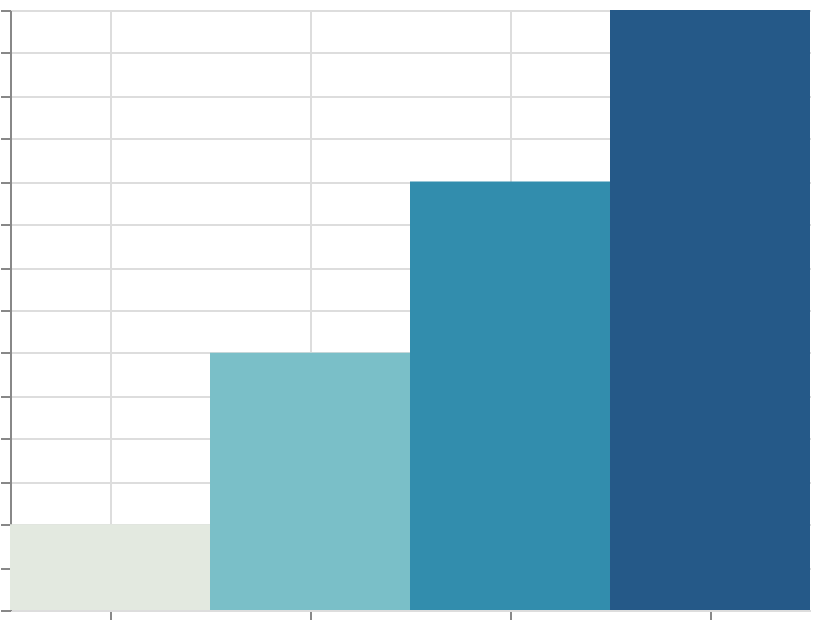

Source (Vega-Lite JSON):
### Vega specification from a JSON file in a GitHub repository (floating-point values rounded to 4 significant figures)
{"$schema": "https://vega.github.io/schema/vega/v6.json", "width": 400, "height": 300, "padding": 5, "autosize": "none", "data": [{"name": "table", "values": [{"cat": "A", "val": 10}, {"cat": "B", "val": 30}, {"cat": "C", "val": 50}, {"cat": "D", "val": 70}]}], "scales": [{"name": "x", "type": "band", "domain": {"data": "table", "field": "cat", "sort": true}, "range": "width"}, {"name": "y", "type": "linear", "domain": {"data": "table", "field": "val"}, "range": [{"signal": "height"}, 0], "zero": true, "nice": true}, {"name": "color", "type": "linear", "domain": {"data": "table", "field": "val"}, "range": {"scheme": "lighttealblue"}}], "marks": [{"type": "rect", "from": {"data": "table"}, "encode": {"update": {"x": {"scale": "x", "field": "cat"}, "width": {"scale": "x", "band": 1}, "y": {"scale": "y", "field": "val"}, "y2": {"scale": "y", "value": 0}, "fill": {"scale": "color", "field": "val"}}}}], "axes": [{"scale": "x", "orient": "bottom", "grid": true, "labels": false}, {"scale": "y", "orient": "left", "grid": true, "labels": false}], "legends": [{"fill": "color"}]}
